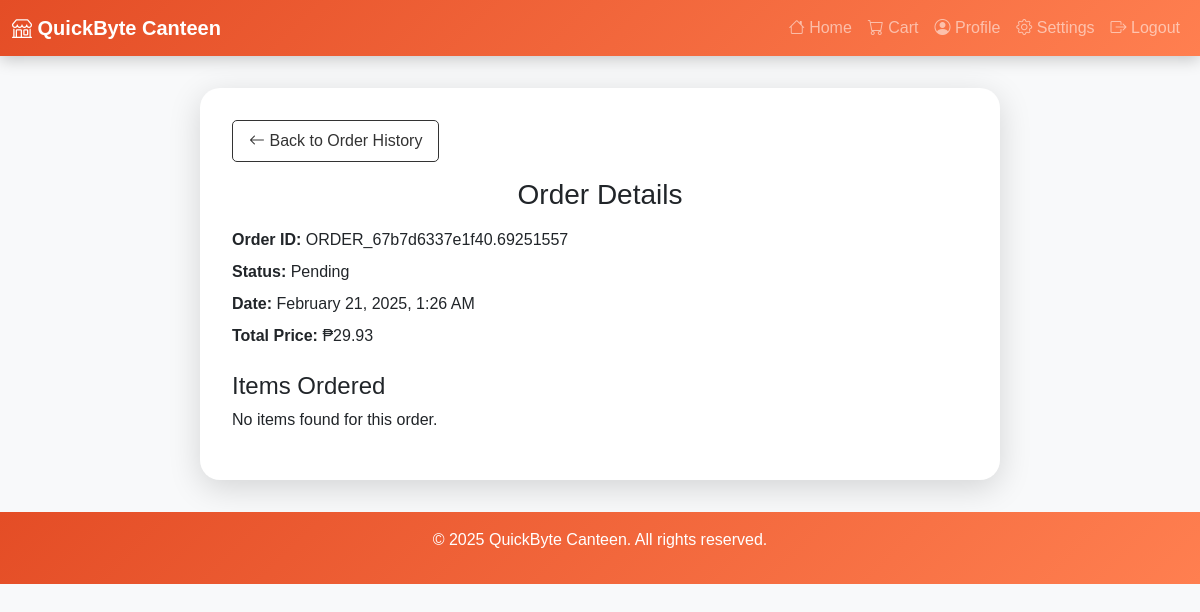
Before: /user/view_details.php?order_id=ORDER_67b7d6337e1f40.69251557 (signed in) with the older database file.
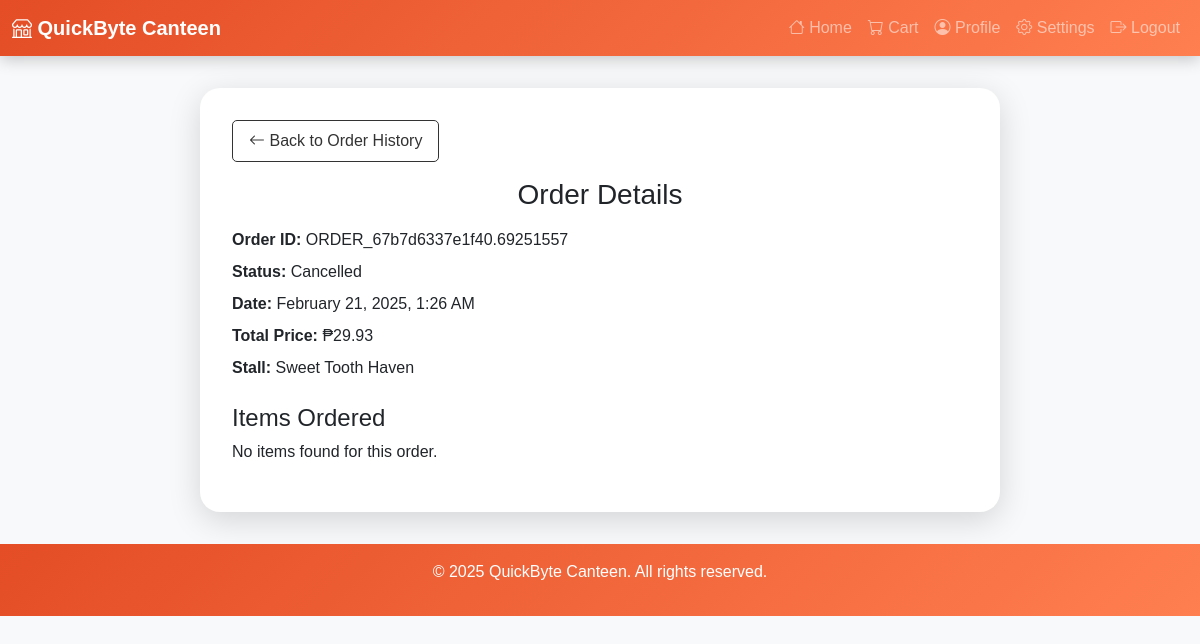
After: the same page with the newer database file.
### tables this page shows
CREATE TABLE IF NOT EXISTS `orders` (
  `order_id` varchar(50) NOT NULL,
  `user_id` int(11) NOT NULL,
  `stall_id` int(11) NOT NULL,
  `total_price` decimal(10,2) NOT NULL,
  `order_date` timestamp NOT NULL DEFAULT current_timestamp(),
  `order_status` enum('Pending','Completed','Cancelled','Ready-for-Pickup','Partially Completed','Preparing') DEFAULT 'Pending',
  PRIMARY KEY (`order_id`),
  KEY `user_id` (`user_id`),
  KEY `connect_stall` (`stall_id`)
);

CREATE TABLE IF NOT EXISTS `stalls` (
  `stall_id` int(11) NOT NULL AUTO_INCREMENT,
  `stall_name` varchar(100) NOT NULL,
  `description` text DEFAULT NULL,
  `image_path` varchar(255) NOT NULL DEFAULT 'default_stall.jpg',
  PRIMARY KEY (`stall_id`)
);

### user/view_details.php (the view, shortened to what this page needs)
<?php
include '../config.php';
$order_id = $_GET['order_id'];
$user_id = $_SESSION['user_id'];
$sql_order = "SELECT order_id, total_price, order_status, order_date, stall_id FROM orders WHERE order_id = ? AND user_id = ?";
$stmt_order = $con->prepare($sql_order);
$stmt_order->bind_param("si", $order_id, $user_id);
$stmt_order->execute();
$result_order = $stmt_order->get_result();
$order = $result_order->fetch_assoc();
$sql_stall = "SELECT stall_name, description FROM stalls WHERE stall_id = ?";
$stmt_stall = $con->prepare($sql_stall);
$stmt_stall->bind_param("i", $order['stall_id']);
$stmt_stall->execute();
$result_stall = $stmt_stall->get_result();
$stall = $result_stall->fetch_assoc();
$sql_items = "SELECT m.item_id, m.name AS product_name, m.category, od.quantity, od.unit_price, od.subtotal
              FROM order_details od
              JOIN menu_items m ON od.item_id = m.item_id
              WHERE od.order_id = ?";
$stmt_items = $con->prepare($sql_items);
$stmt_items->bind_param("s", $order_id);
$stmt_items->execute();
$result_items = $stmt_items->get_result();
$order_items = $result_items->fetch_all(MYSQLI_ASSOC);
$order_date = date('F j, Y, g:i A', strtotime($order['order_date']));
?>
<!DOCTYPE html>
<html lang="en">
<head>
  <link rel="stylesheet" href="https://cdn.jsdelivr.net/npm/bootstrap@5.3.0-alpha1/dist/css/bootstrap.min.css">
  <link rel="stylesheet" href="https://cdn.jsdelivr.net/npm/bootstrap-icons@1.11.3/font/bootstrap-icons.min.css">
</head>
<body>
  <nav class="navbar navbar-expand-lg navbar-dark">
    <div class="container-fluid">
      <a class="navbar-brand" href="index.php"><i class="bi bi-shop"></i> QuickByte Canteen</a>
      <div class="collapse navbar-collapse" id="navbarNav">
        <ul class="navbar-nav ms-auto">
          <li class="nav-item"><a class="nav-link" href="index.php"><i class="bi bi-house"></i> Home</a></li>
          <li class="nav-item"><a class="nav-link" href="cart.php"><i class="bi bi-cart"></i> Cart</a></li>
          <li class="nav-item"><a class="nav-link" href="user_profile.php"><i class="bi bi-person-circle"></i> Profile</a></li>
          <li class="nav-item"><a class="nav-link" href="settings.php"><i class="bi bi-gear"></i> Settings</a></li>
          <li class="nav-item"><a class="nav-link" href="../auth/logout.php"><i class="bi bi-box-arrow-right"></i> Logout</a></li>
        </ul>
      </div>
    </div>
  </nav>
  <div class="container order-details">
    <a href="order_history.php" class="back-btn"><i class="bi bi-arrow-left"></i> Back to Order History</a>
    <h3>Order Details</h3>
    <div class="order-info">
      <p><strong>Order ID:</strong> <?php echo htmlspecialchars($order['order_id']); ?></p>
      <p><strong>Status:</strong> <?php echo htmlspecialchars($order['order_status']); ?></p>
      <p><strong>Date:</strong> <?php echo $order_date; ?></p>
      <p><strong>Total Price:</strong> ₱<?php echo number_format($order['total_price'], 2); ?></p>
      <?php if ($stall): ?>
        <p><strong>Stall:</strong> <?php echo htmlspecialchars($stall['stall_name']); ?></p>
      <?php endif; ?>
    </div>
    <h4 class="mt-4">Items Ordered</h4>
    <?php if (!empty($order_items)): ?>
      <?php foreach ($order_items as $item): ?>
        <div class="item-row">
          <span>
            <?php echo htmlspecialchars($item['product_name']); ?>
            <small class="text-muted">(<?php echo htmlspecialchars($item['category']); ?>)</small>
            - Qty: <?php echo $item['quantity']; ?>
          </span>
          <span>₱<?php echo number_format($item['subtotal'], 2); ?></span>
        </div>
      <?php endforeach; ?>
      <div class="total-row">
        <span>Total: ₱<?php echo number_format($order['total_price'], 2); ?></span>
      </div>
    <?php else: ?>
      <p>No items found for this order.</p>
    <?php endif; ?>
  </div>
  <footer>
    <div class="container">
      <p>&copy; 2025 QuickByte Canteen. All rights reserved.</p>
    </div>
  </footer>
</body>
</html>

Changed rows visible on the page:
changed orders "ORDER_67b7d6337e1f40.69251557": order_status "Pending" → "Cancelled"
now on this page (row unchanged): stalls: stall_name "Sweet Tooth Haven"
Other visible differences:
text now shown: "Stall:"
